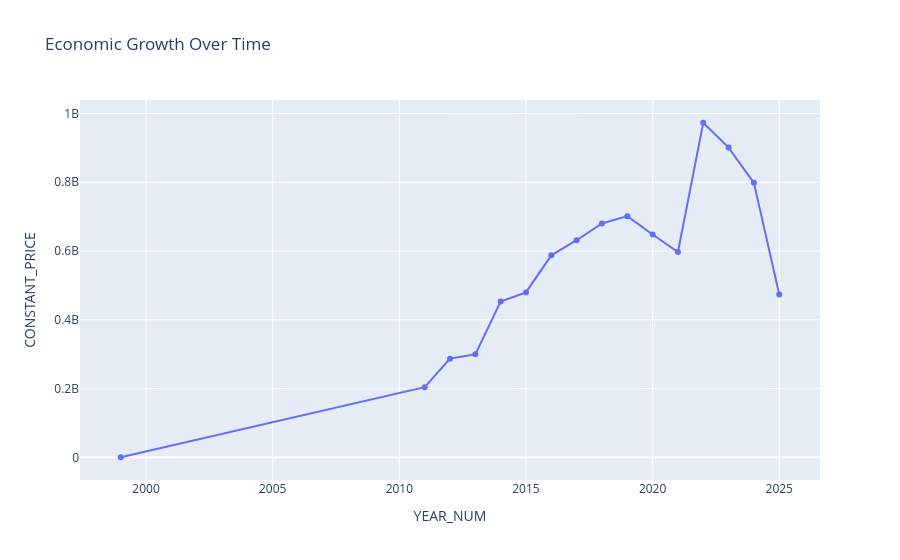

Here is the notebook cell this chart was saved with:
### Markdown cell above
## 🔹 H. Plotly interactive visuals
### 📊 1. Interactive Line Chart (Economic Growth)
👉 Hover to see exact values
👉 Zoom in/out

### Code cell
import plotly.express as px
import plotly.graph_objects as go
yearly = df.groupby('YEAR_NUM', observed=False)['CONSTANT_PRICE'].sum().reset_index()

fig = px.line(
    yearly,
    x='YEAR_NUM',
    y='CONSTANT_PRICE',
    title='Economic Growth Over Time',
    markers=True
)

fig.show()

### Figure 1 — Plotly figure (JSON) as saved in the notebook; plotly's stock layout.template omitted (floating-point values rounded to 4 significant figures)
{"data": [{"hovertemplate": "YEAR_NUM=%{x}<br>CONSTANT_PRICE=%{y}<extra></extra>", "legendgroup": "", "line": {"color": "#636efa", "dash": "solid"}, "marker": {"symbol": "circle"}, "mode": "lines+markers", "name": "", "orientation": "v", "showlegend": false, "type": "scatter", "x": [1999, 2011, 2012, 2013, 2014, 2015, 2016, 2017, 2018, 2019, 2020, 2021, 2022, 2023, 2024, 2025], "xaxis": "x", "y": [216400.0, 203900000.0, 287100000.0, 299500000.0, 453000000.0, 479700000.0, 587500000.0, 631500000.0, 680100000.0, 701600000.0, 648100000.0, 597200000.0, 973200000.0, 901100000.0, 798500000.0, 473600000.0], "yaxis": "y"}], "layout": {"legend": {"tracegroupgap": 0}, "title": {"text": "Economic Growth Over Time"}, "xaxis": {"anchor": "y", "domain": [0, 1], "title": {"text": "YEAR_NUM"}}, "yaxis": {"anchor": "x", "domain": [0, 1], "title": {"text": "CONSTANT_PRICE"}}}}
